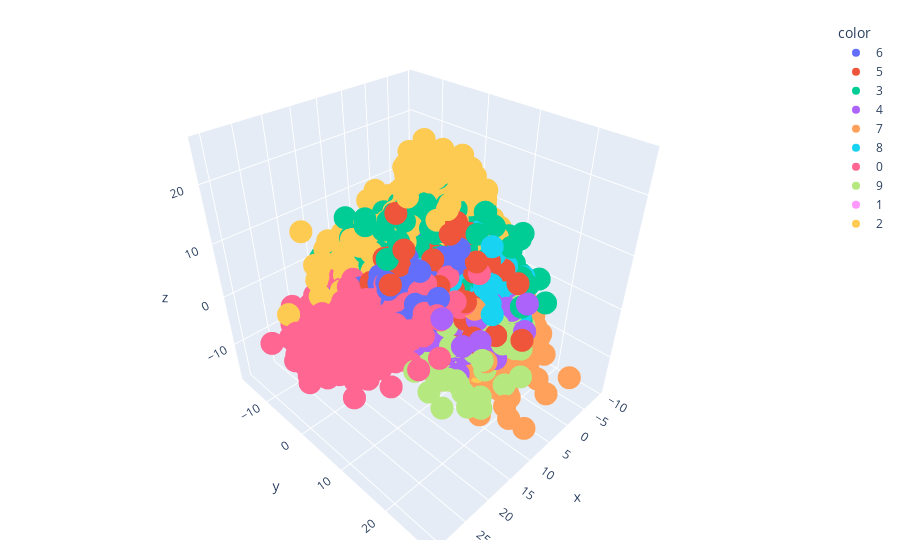

The notebook cell this image was saved under:
### Code cell
# If X_train_trf is already an array, just rename it for clarity
X_arr = X_train_trf  # no .values needed

y_train_trf = y_train.astype(str)

import plotly.express as px

fig = px.scatter_3d(
    x=X_arr[:, 0],
    y=X_arr[:, 1],
    z=X_arr[:, 2],
    color=y_train_trf
)

fig.update_layout(
    margin=dict(l=20, r=20, t=20, b=20)
)

fig.show()

### Figure 1 — Plotly figure (JSON) as saved in the notebook; plotly's stock layout.template omitted (floating-point values rounded to 4 significant figures; data arrays with more than 128 entries replaced by an {"elided": "..."} marker saying what was removed)
{"data": [{"hovertemplate": "color=6<br>x=%{x}<br>y=%{y}<br>z=%{z}<extra></extra>", "legendgroup": "6", "marker": {"color": "#636efa", "symbol": "circle"}, "mode": "markers", "name": "6", "scene": "scene", "showlegend": true, "type": "scatter3d", "x": {"elided": "3352 float values"}, "y": {"elided": "3352 float values"}, "z": {"elided": "3352 float values"}}, {"hovertemplate": "color=5<br>x=%{x}<br>y=%{y}<br>z=%{z}<extra></extra>", "legendgroup": "5", "marker": {"color": "#EF553B", "symbol": "circle"}, "mode": "markers", "name": "5", "scene": "scene", "showlegend": true, "type": "scatter3d", "x": {"elided": "3093 float values"}, "y": {"elided": "3093 float values"}, "z": {"elided": "3093 float values"}}, {"hovertemplate": "color=3<br>x=%{x}<br>y=%{y}<br>z=%{z}<extra></extra>", "legendgroup": "3", "marker": {"color": "#00cc96", "symbol": "circle"}, "mode": "markers", "name": "3", "scene": "scene", "showlegend": true, "type": "scatter3d", "x": {"elided": "3414 float values"}, "y": {"elided": "3414 float values"}, "z": {"elided": "3414 float values"}}, {"hovertemplate": "color=4<br>x=%{x}<br>y=%{y}<br>z=%{z}<extra></extra>", "legendgroup": "4", "marker": {"color": "#ab63fa", "symbol": "circle"}, "mode": "markers", "name": "4", "scene": "scene", "showlegend": true, "type": "scatter3d", "x": {"elided": "3233 float values"}, "y": {"elided": "3233 float values"}, "z": {"elided": "3233 float values"}}, {"hovertemplate": "color=7<br>x=%{x}<br>y=%{y}<br>z=%{z}<extra></extra>", "legendgroup": "7", "marker": {"color": "#FFA15A", "symbol": "circle"}, "mode": "markers", "name": "7", "scene": "scene", "showlegend": true, "type": "scatter3d", "x": {"elided": "3508 float values"}, "y": {"elided": "3508 float values"}, "z": {"elided": "3508 float values"}}, {"hovertemplate": "color=8<br>x=%{x}<br>y=%{y}<br>z=%{z}<extra></extra>", "legendgroup": "8", "marker": {"color": "#19d3f3", "symbol": "circle"}, "mode": "markers", "name": "8", "scene": "scene", "showlegend": true, "type": "scatter3d", "x": {"elided": "3228 float values"}, "y": {"elided": "3228 float values"}, "z": {"elided": "3228 float values"}}, {"hovertemplate": "color=0<br>x=%{x}<br>y=%{y}<br>z=%{z}<extra></extra>", "legendgroup": "0", "marker": {"color": "#FF6692", "symbol": "circle"}, "mode": "markers", "name": "0", "scene": "scene", "showlegend": true, "type": "scatter3d", "x": {"elided": "3316 float values"}, "y": {"elided": "3316 float values"}, "z": {"elided": "3316 float values"}}, {"hovertemplate": "color=9<br>x=%{x}<br>y=%{y}<br>z=%{z}<extra></extra>", "legendgroup": "9", "marker": {"color": "#B6E880", "symbol": "circle"}, "mode": "markers", "name": "9", "scene": "scene", "showlegend": true, "type": "scatter3d", "x": {"elided": "3350 float values"}, "y": {"elided": "3350 float values"}, "z": {"elided": "3350 float values"}}, {"hovertemplate": "color=1<br>x=%{x}<br>y=%{y}<br>z=%{z}<extra></extra>", "legendgroup": "1", "marker": {"color": "#FF97FF", "symbol": "circle"}, "mode": "markers", "name": "1", "scene": "scene", "showlegend": true, "type": "scatter3d", "x": {"elided": "3775 float values"}, "y": {"elided": "3775 float values"}, "z": {"elided": "3775 float values"}}, {"hovertemplate": "color=2<br>x=%{x}<br>y=%{y}<br>z=%{z}<extra></extra>", "legendgroup": "2", "marker": {"color": "#FECB52", "symbol": "circle"}, "mode": "markers", "name": "2", "scene": "scene", "showlegend": true, "type": "scatter3d", "x": {"elided": "3331 float values"}, "y": {"elided": "3331 float values"}, "z": {"elided": "3331 float values"}}], "layout": {"legend": {"title": {"text": "color"}, "tracegroupgap": 0}, "margin": {"b": 20, "l": 20, "r": 20, "t": 20}, "scene": {"domain": {"x": [0, 1], "y": [0, 1]}, "xaxis": {"title": {"text": "x"}}, "yaxis": {"title": {"text": "y"}}, "zaxis": {"title": {"text": "z"}}}}}
